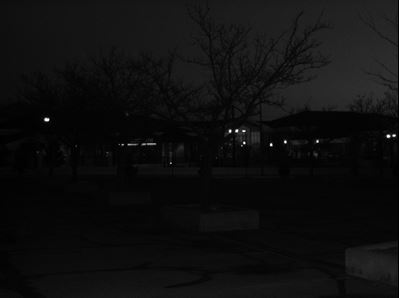
#> input picture stamatics/cctv1.JPG, 399 x 298 px
$ python ass3q2.py
#> lines starting #> are read from the running program, lines starting #| are printed output that depends on the picture
import cv2 as cv
import numpy as np
import matplotlib.pyplot as plt

def process_image(img):
    # Convert image to grayscale
    gray_img = cv.cvtColor(img, cv.COLOR_BGR2GRAY)
    # [7 lines of commented-out code are left out]
    hist = cv.calcHist([gray_img], [0], None, [256], [0, 256])
    plt.plot(hist)
    plt.show()
    # Apply CLAHE
    # clahe = cv.createCLAHE(clipLimit=10.0, tileGridSize=(2, 2))
    # enhanced_img = clahe.apply(gray_img) + 5

    # cv.imshow('img2', enhanced_img)
    cv.waitKey(0)

def main():
    imgage1 = cv.imread("cctv1.JPG")
#> imgage1 is the input picture: shape (298, 399, 3); min 0, max 255, mean 14.8
    imgage2 = cv.imread("cctv2.JPG")
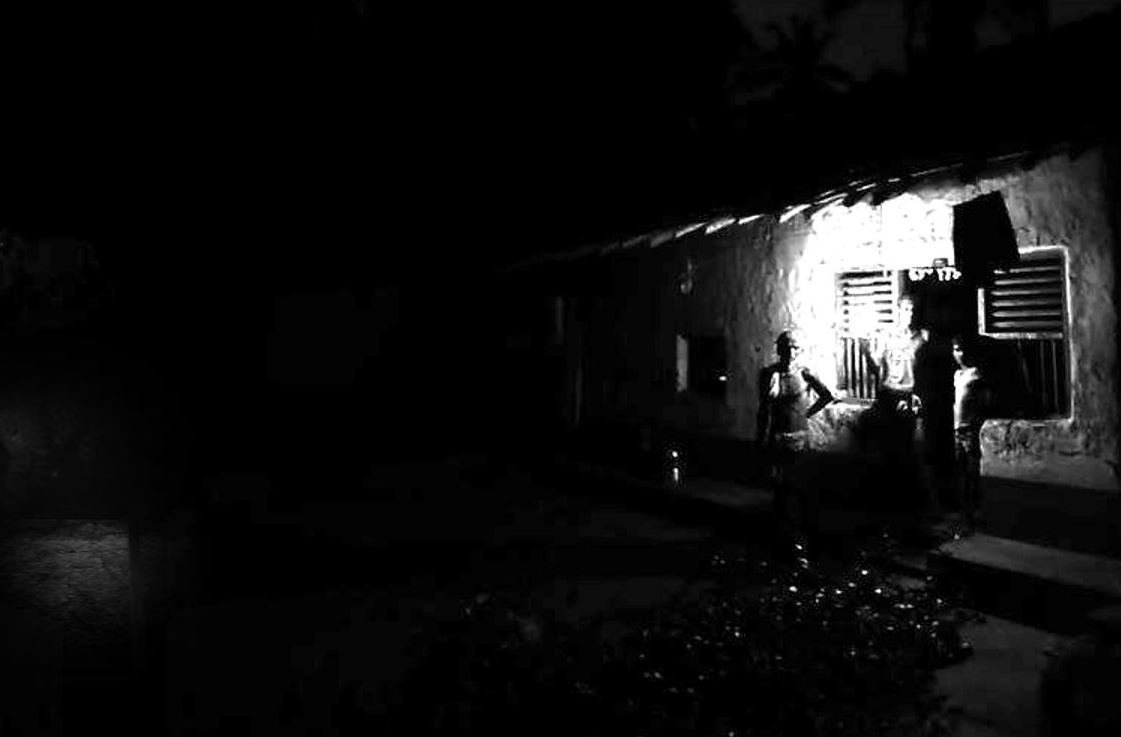
#> input picture stamatics/cctv2.JPG, 1121 x 737 px
#> imgage2 is the input picture: shape (737, 1121, 3); min 0, max 255, mean 15.5
    imgage3 = cv.imread("cctv3.JPG")
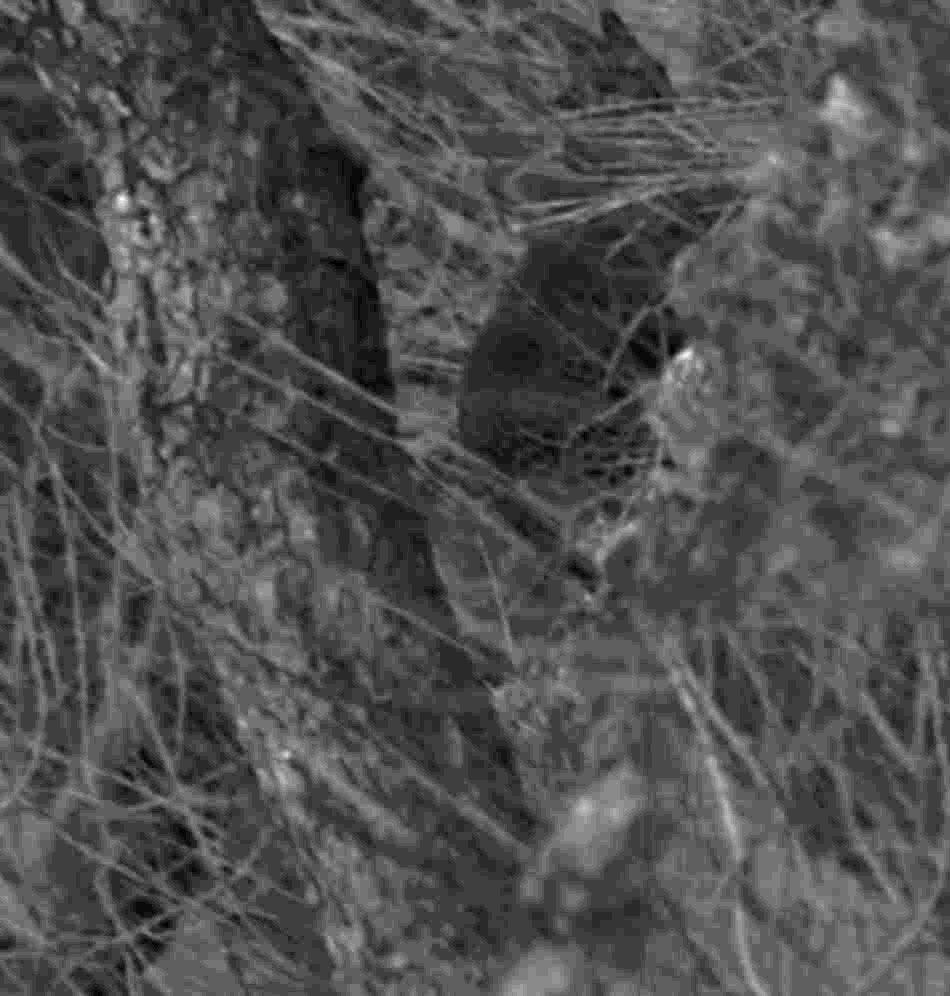
#> input picture stamatics/cctv3.JPG, 950 x 996 px
#> imgage3 is the input picture: shape (996, 950, 3); min 0, max 24, mean 7.5
    imgage4 = cv.imread("cctv4.JPG")
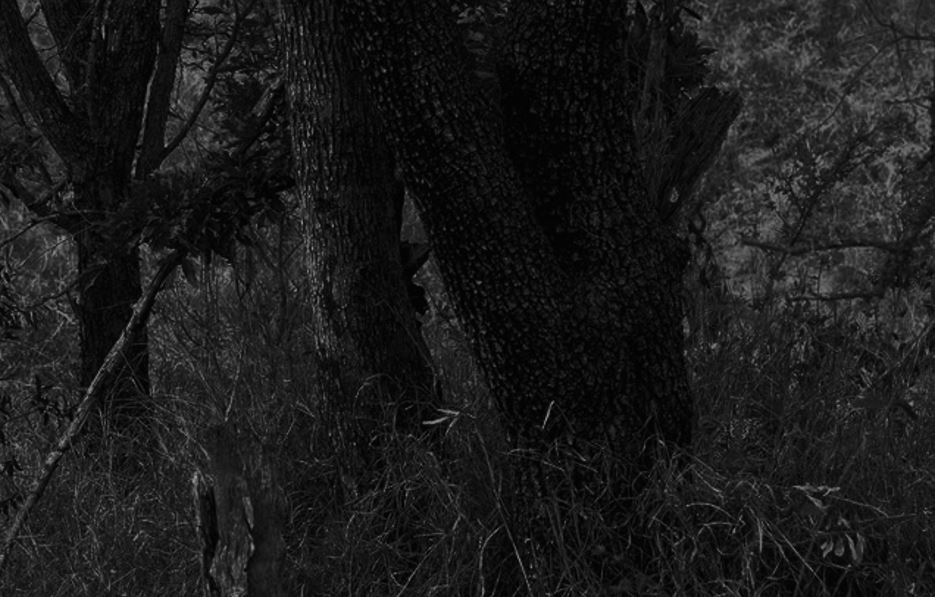
#> input picture stamatics/cctv4.JPG, 935 x 597 px
#> imgage4 is the input picture: shape (597, 935, 3); min 0, max 158, mean 26.9

    num = int(input("Enter an integer corresponding to the image you want to process: "))
#> the answer given: 3

    if num == 1:
        process_image(imgage1)
    elif num == 2:
        process_image(imgage2)
    elif num == 3:
        process_image(imgage3)
#> in process_image, `hist = cv.calcHist([gray_img], [0], None, [256], [0, 256])`: hist = 256 values, max 173292 at index 6, min 0 at index 25, mean 3696.1
#> in process_image, `plt.show()`:
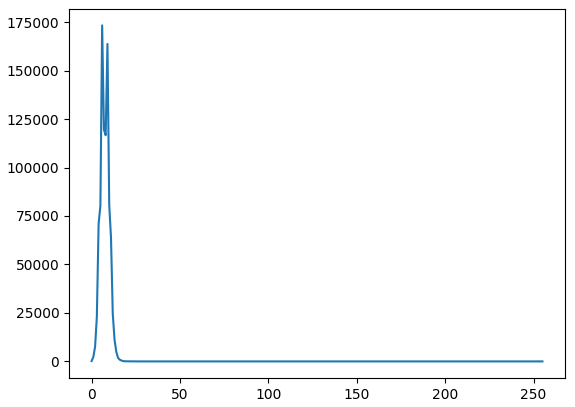
#> figure drawn by matplotlib, 1 panel; curve peaks at x = 6, y = 173292
    elif num == 4:
        process_image(imgage4)
    else:
        print("Invalid input! Enter an integer between 1 and 4.")

if __name__ == "__main__":
    main()
